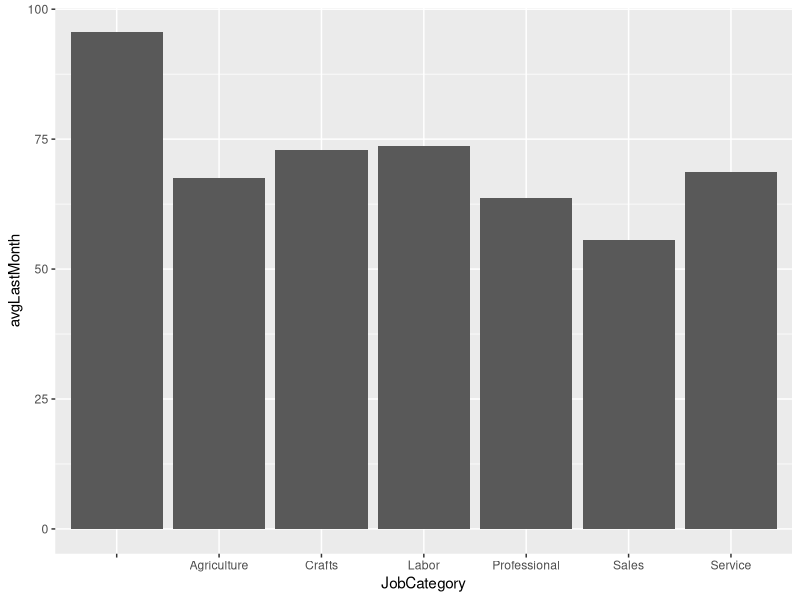
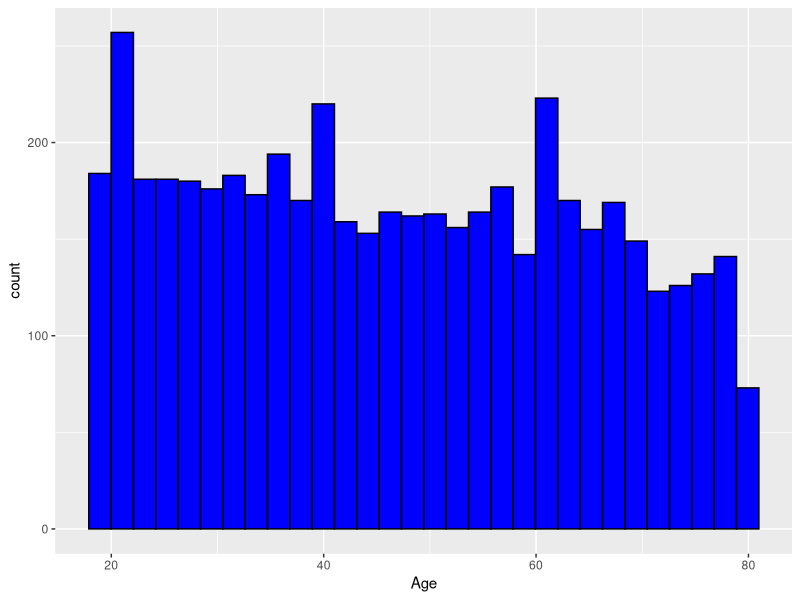
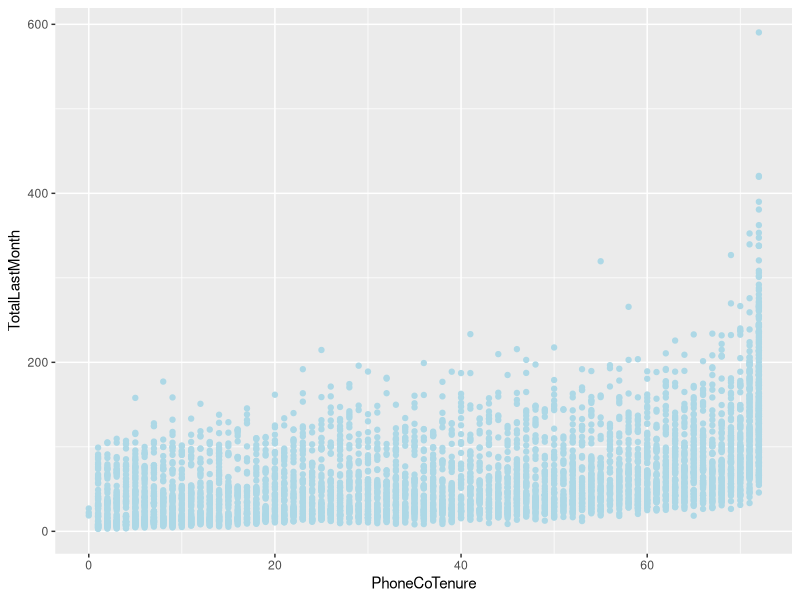
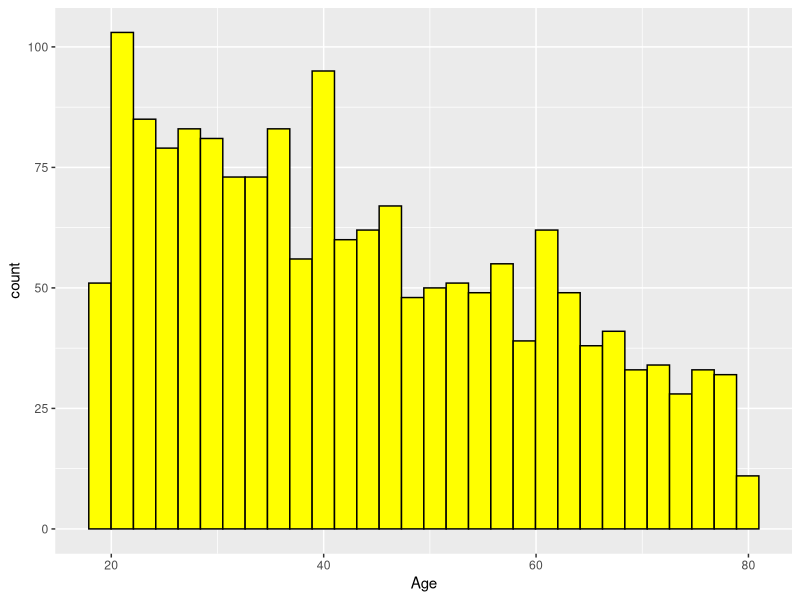
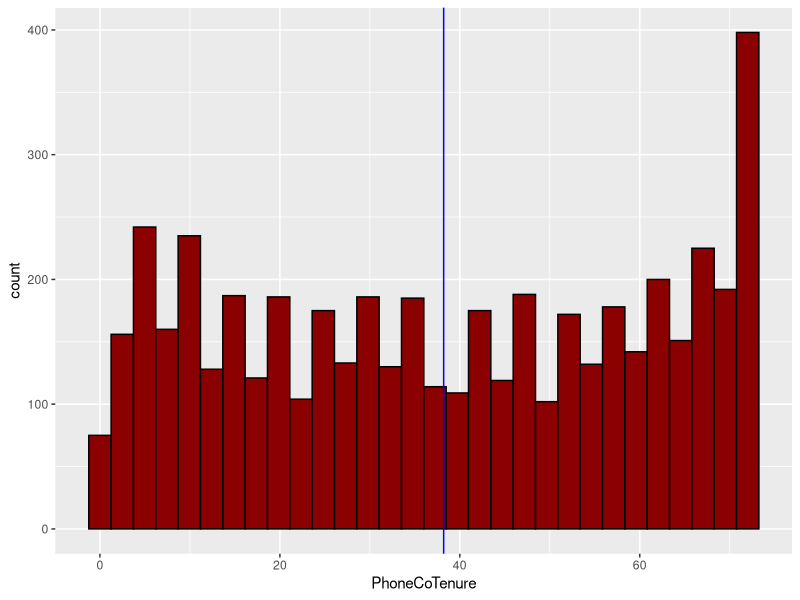
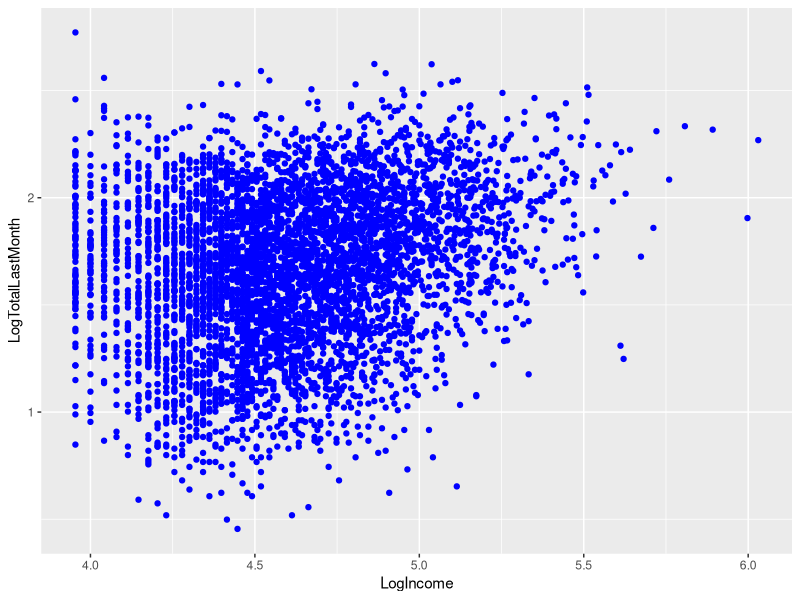
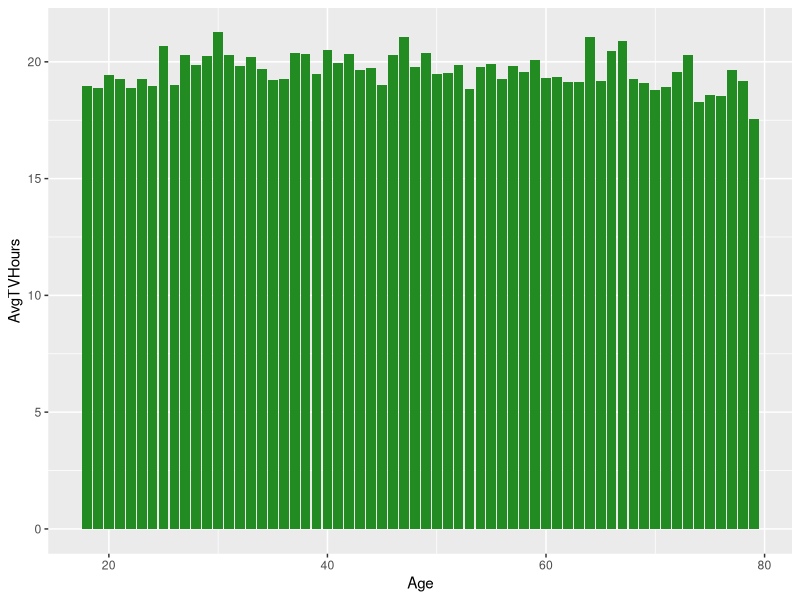

Source code (R) for these figures, in order:

library(tidyverse)
library(caret)
library(writexl)

original_data <- read.csv("data/Customer_Dataset_Data.csv", na.strings = "?", stringsAsFactors = F)
original_data <- original_data %>% column_to_rownames(., var = "CustomerID")

data <- original_data

# Drop irrelevant columns
data <- data[, -c(7,18,19,20,21,23,24,25,26,27,28,29,30,31,32)]


# Convert monetary columns from character to numeric

data$VoiceOverTenure <- parse_number(data$VoiceOverTenure)
data$VoiceLastMonth <- parse_number(data$VoiceLastMonth)

data$EquipmentOverTenure <- parse_number(data$EquipmentOverTenure)
data$EquipmentLastMonth <- parse_number(data$EquipmentLastMonth)

data$DataOverTenure <- parse_number(data$DataOverTenure)
data$DataLastMonth <- parse_number(data$DataLastMonth)

data$CardSpendMonth <- parse_number(data$CardSpendMonth)


# Handle null values in monetary columns

data$VoiceOverTenure <- replace_na(data$VoiceOverTenure, median(data$VoiceOverTenure))
data$VoiceLastMonth <- replace_na(data$VoiceLastMonth, median(data$VoiceLastMonth))


data$VoiceOverTenure[is.na(data$VoiceOverTenure)] <- median(data$VoiceOverTenure)
data$VoiceLastMonth[is.na(data$VoiceLastMonth)] <- median(data$VoiceLastMonth)

handle_na <- function(data, col1, col2) {
  med_val <- median(data[[col1]], na.rm = TRUE)  # Calculate median of Column 1
  for (i in 1:nrow(data)) {
    if (is.na(data[i, col1])) {
      if (data[i, col2] == "Yes") {
        data[i, col1] <- med_val
      } else {
        data[i, col1] <- 0
      }
    }
  }
  return(data)
}

data <- handle_na(data, "EquipmentOverTenure", "EquipmentRental")
data <- handle_na(data, "EquipmentLastMonth", "EquipmentRental")

data <- handle_na(data, "DataOverTenure", "WirelessData")
data <- handle_na(data, "DataLastMonth", "WirelessData")

data$CardSpendMonth[is.na(data$CardSpendMonth)] <- median(data$CardSpendMonth)

# Derived Feature

data$HHIncome <- parse_number(data$HHIncome)
data$TotalOverTenure <- data$VoiceOverTenure + data$EquipmentOverTenure + data$DataOverTenure
data$TotalByTenure <- data$TotalOverTenure / data$PhoneCoTenure
data$TotalLastMonth <- data$VoiceLastMonth + data$EquipmentLastMonth + data$DataLastMonth

data$LogIncome <- log10(data$HHIncome)
data$LogTotalLastMonth <- log10(data$TotalLastMonth)


data_occupation <- data %>%
  group_by(JobCategory) %>%
  summarise(avgLastMonth = mean(TotalLastMonth))

a <- ggplot(data = data_occupation) +
  geom_col(aes(x=JobCategory, y=avgLastMonth))
print(a)

b <- ggplot(data = data) +
  geom_histogram(aes(x=Age), bins=30, color = "black", fill = "blue")
print(b)

c <- ggplot(data = data) +
  geom_point(aes(x=PhoneCoTenure, y=TotalLastMonth), color = "lightblue")
print(c)


data_equip <- data %>%
  add_count(EquipmentRental) %>%
  group_by(EquipmentRental,n) %>%
  summarise(avgLastMonth = mean(TotalLastMonth))

d <- ggplot(data = data %>% filter(EquipmentRental == "Yes")) +
  geom_histogram(aes(x=Age), color="black", fill="yellow", bins=30)
print(d)


data_wireless <- data %>%
  add_count(WirelessData) %>%
  group_by(WirelessData,n) %>%
  summarise(avgLastMonth = mean(TotalLastMonth))

data <- data %>% mutate(segment = case_when(
  EquipmentRental == "Yes" & WirelessData == "Yes" ~ 1,
  EquipmentRental == "Yes" & WirelessData == "No" ~ 2,
  EquipmentRental == "No" & WirelessData == "Yes" ~ 3,
  EquipmentRental == "No" & WirelessData == "No" ~ 4,
))

data_segmented <- data %>% add_count(segment) %>%
  group_by(segment,n) %>%
  select_if(is.numeric) %>%
  summarise_all("median")

e <- ggplot(data = data) +
  geom_histogram(aes(x=PhoneCoTenure), color="black", fill="darkred") +
  geom_vline(xintercept = mean(data$PhoneCoTenure), color="blue")
print(e)

f <- ggplot(data = data) +
  geom_point(aes(x=LogIncome, y=LogTotalLastMonth), color="blue")
print(f)

cor(data$LogIncome, data$LogTotalLastMonth)

g <- ggplot(data = data %>% select(Age, TVWatchingHours) %>%
              group_by(Age) %>%
              summarise(AvgTVHours = mean(TVWatchingHours))) +
  geom_col(aes(x=Age, y=AvgTVHours), fill="forestgreen")
print(g)